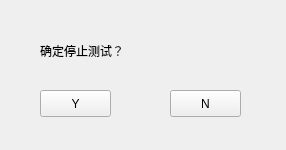
<?xml version="1.0" encoding="UTF-8"?>
<ui version="4.0">
 <class>ConfirmStop</class>
 <widget class="QWidget" name="ConfirmStop">
  <property name="geometry">
   <rect>
    <x>0</x>
    <y>0</y>
    <width>286</width>
    <height>150</height>
   </rect>
  </property>
  <property name="windowTitle">
   <string>Form</string>
  </property>
  <widget class="QLabel" name="label">
   <property name="geometry">
    <rect>
     <x>40</x>
     <y>30</y>
     <width>201</width>
     <height>41</height>
    </rect>
   </property>
   <property name="text">
    <string>确定停止测试？</string>
   </property>
  </widget>
  <widget class="QPushButton" name="pushButton_2">
   <property name="geometry">
    <rect>
     <x>170</x>
     <y>90</y>
     <width>71</width>
     <height>27</height>
    </rect>
   </property>
   <property name="text">
    <string>N</string>
   </property>
  </widget>
  <widget class="QPushButton" name="pushButton">
   <property name="geometry">
    <rect>
     <x>40</x>
     <y>90</y>
     <width>71</width>
     <height>27</height>
    </rect>
   </property>
   <property name="text">
    <string>Y</string>
   </property>
  </widget>
 </widget>
 <resources/>
 <connections/>
</ui>
